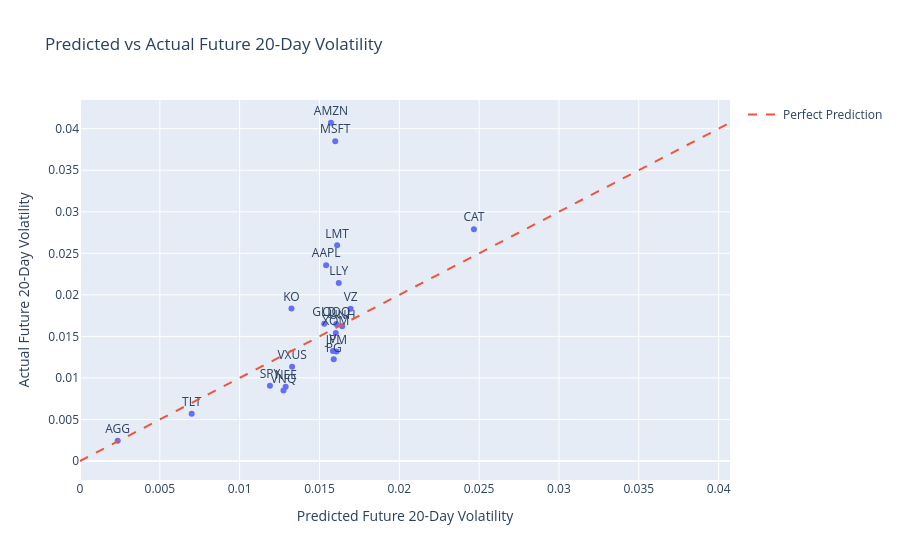

Notebook code cell kept with this figure:
### Markdown cell above
# Predicted vs Actual Volatility

A perfect model would put every point on the diagonal line.

### Code cell
max_vol = max(
    evaluation["actual_future_volatility_20d"].max(),
    evaluation["predicted_future_volatility_20d"].max(),
)

fig = px.scatter(
    evaluation,
    x="predicted_future_volatility_20d",
    y="actual_future_volatility_20d",
    text="ticker",
    title="Predicted vs Actual Future 20-Day Volatility",
)

fig.add_trace(
    go.Scatter(
        x=[0, max_vol],
        y=[0, max_vol],
        mode="lines",
        name="Perfect Prediction",
        line=dict(dash="dash"),
    )
)

fig.update_traces(textposition="top center")

fig.update_layout(
    xaxis_title="Predicted Future 20-Day Volatility",
    yaxis_title="Actual Future 20-Day Volatility",
)

fig.show()

### Figure 1 — Plotly figure (JSON) as saved in the notebook; plotly's stock layout.template omitted (floating-point values rounded to 4 significant figures)
{"data": [{"hovertemplate": "predicted_future_volatility_20d=%{x}<br>actual_future_volatility_20d=%{y}<br>ticker=%{text}<extra></extra>", "legendgroup": "", "marker": {"color": "#636efa", "symbol": "circle"}, "mode": "markers+text", "name": "", "orientation": "v", "showlegend": false, "text": ["AAPL", "AGG", "AMZN", "CAT", "GLD", "JPM", "KO", "LLY", "LMT", "MSFT", "NEE", "PG", "QQQ", "SPY", "TLT", "UNH", "V", "VNQ", "VXUS", "VZ", "XOM"], "textposition": "top center", "type": "scatter", "x": [0.01542, 0.002361, 0.01572, 0.02467, 0.0153, 0.01607, 0.01324, 0.01621, 0.01611, 0.01599, 0.01288, 0.01589, 0.01605, 0.0119, 0.006995, 0.01642, 0.01584, 0.01275, 0.01329, 0.01695, 0.01602], "xaxis": "x", "y": [0.02357, 0.002436, 0.04071, 0.0279, 0.01651, 0.01317, 0.01836, 0.02143, 0.02596, 0.0385, 0.008929, 0.01225, 0.01648, 0.009043, 0.0057, 0.01621, 0.01324, 0.008492, 0.01133, 0.01832, 0.01542], "yaxis": "y"}, {"line": {"dash": "dash"}, "mode": "lines", "name": "Perfect Prediction", "textposition": "top center", "type": "scatter", "x": [0, 0.04071], "y": [0, 0.04071]}], "layout": {"legend": {"tracegroupgap": 0}, "title": {"text": "Predicted vs Actual Future 20-Day Volatility"}, "xaxis": {"anchor": "y", "domain": [0.0, 1.0], "title": {"text": "Predicted Future 20-Day Volatility"}}, "yaxis": {"anchor": "x", "domain": [0.0, 1.0], "title": {"text": "Actual Future 20-Day Volatility"}}}}
